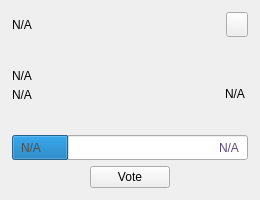
<?xml version="1.0" encoding="UTF-8"?>
<ui version="4.0">
 <class>ProposalCard</class>
 <widget class="QWidget" name="ProposalCard">
  <property name="geometry">
   <rect>
    <x>0</x>
    <y>0</y>
    <width>260</width>
    <height>200</height>
   </rect>
  </property>
  <property name="sizePolicy">
   <sizepolicy hsizetype="MinimumExpanding" vsizetype="MinimumExpanding">
    <horstretch>0</horstretch>
    <verstretch>0</verstretch>
   </sizepolicy>
  </property>
  <property name="minimumSize">
   <size>
    <width>260</width>
    <height>200</height>
   </size>
  </property>
  <property name="maximumSize">
   <size>
    <width>330</width>
    <height>200</height>
   </size>
  </property>
  <layout class="QVBoxLayout" name="verticalLayout_1">
   <property name="spacing">
    <number>0</number>
   </property>
   <property name="leftMargin">
    <number>0</number>
   </property>
   <property name="topMargin">
    <number>0</number>
   </property>
   <property name="rightMargin">
    <number>0</number>
   </property>
   <property name="bottomMargin">
    <number>0</number>
   </property>
   <item>
    <widget class="QWidget" name="card" native="true">
     <property name="sizePolicy">
      <sizepolicy hsizetype="Preferred" vsizetype="Minimum">
       <horstretch>0</horstretch>
       <verstretch>0</verstretch>
      </sizepolicy>
     </property>
     <property name="minimumSize">
      <size>
       <width>0</width>
       <height>200</height>
      </size>
     </property>
     <property name="styleSheet">
      <string notr="true"/>
     </property>
     <layout class="QVBoxLayout" name="verticalLayout_2" stretch="4,4,2,4">
      <property name="leftMargin">
       <number>12</number>
      </property>
      <property name="topMargin">
       <number>12</number>
      </property>
      <property name="rightMargin">
       <number>12</number>
      </property>
      <property name="bottomMargin">
       <number>12</number>
      </property>
      <item>
       <layout class="QHBoxLayout" name="horizontalLayout_1">
        <property name="spacing">
         <number>0</number>
        </property>
        <item>
         <widget class="QLabel" name="labelPropName">
          <property name="text">
           <string notr="true">N/A</string>
          </property>
         </widget>
        </item>
        <item>
         <spacer name="horizontalSpacer_1">
          <property name="orientation">
           <enum>Qt::Horizontal</enum>
          </property>
          <property name="sizeHint" stdset="0">
           <size>
            <width>40</width>
            <height>20</height>
           </size>
          </property>
         </spacer>
        </item>
        <item>
         <widget class="QPushButton" name="btnLink">
          <property name="sizePolicy">
           <sizepolicy hsizetype="Fixed" vsizetype="Fixed">
            <horstretch>0</horstretch>
            <verstretch>0</verstretch>
           </sizepolicy>
          </property>
          <property name="maximumSize">
           <size>
            <width>22</width>
            <height>25</height>
           </size>
          </property>
          <property name="cursor">
           <cursorShape>PointingHandCursor</cursorShape>
          </property>
          <property name="focusPolicy">
           <enum>Qt::NoFocus</enum>
          </property>
          <property name="text">
           <string/>
          </property>
         </widget>
        </item>
       </layout>
      </item>
      <item>
       <widget class="QWidget" name="widget" native="true">
        <layout class="QHBoxLayout" name="horizontalLayout_2">
         <property name="spacing">
          <number>0</number>
         </property>
         <property name="leftMargin">
          <number>0</number>
         </property>
         <property name="topMargin">
          <number>0</number>
         </property>
         <property name="rightMargin">
          <number>0</number>
         </property>
         <property name="bottomMargin">
          <number>0</number>
         </property>
         <item>
          <widget class="QWidget" name="containerAmount" native="true">
           <property name="sizePolicy">
            <sizepolicy hsizetype="Preferred" vsizetype="Fixed">
             <horstretch>0</horstretch>
             <verstretch>0</verstretch>
            </sizepolicy>
           </property>
           <layout class="QVBoxLayout" name="verticalLayout_3">
            <property name="spacing">
             <number>5</number>
            </property>
            <property name="sizeConstraint">
             <enum>QLayout::SetMinimumSize</enum>
            </property>
            <property name="leftMargin">
             <number>0</number>
            </property>
            <property name="topMargin">
             <number>0</number>
            </property>
            <property name="rightMargin">
             <number>0</number>
            </property>
            <property name="bottomMargin">
             <number>0</number>
            </property>
            <item alignment="Qt::AlignBottom">
             <widget class="QLabel" name="labelPropAmount">
              <property name="text">
               <string notr="true">N/A</string>
              </property>
             </widget>
            </item>
            <item>
             <widget class="QLabel" name="labelPropMonths">
              <property name="text">
               <string notr="true">N/A</string>
              </property>
             </widget>
            </item>
           </layout>
          </widget>
         </item>
         <item>
          <spacer name="horizontalSpacer_2">
           <property name="orientation">
            <enum>Qt::Horizontal</enum>
           </property>
           <property name="sizeHint" stdset="0">
            <size>
             <width>40</width>
             <height>20</height>
            </size>
           </property>
          </spacer>
         </item>
         <item alignment="Qt::AlignVCenter">
          <widget class="QLabel" name="labelStatus">
           <property name="styleSheet">
            <string notr="true">margin-top:16;</string>
           </property>
           <property name="text">
            <string notr="true">N/A</string>
           </property>
          </widget>
         </item>
        </layout>
       </widget>
      </item>
      <item>
       <widget class="QWidget" name="containerVotes" native="true">
        <property name="sizePolicy">
         <sizepolicy hsizetype="Preferred" vsizetype="Fixed">
          <horstretch>0</horstretch>
          <verstretch>0</verstretch>
         </sizepolicy>
        </property>
        <layout class="QGridLayout" name="gridLayout">
         <property name="leftMargin">
          <number>0</number>
         </property>
         <property name="topMargin">
          <number>0</number>
         </property>
         <property name="rightMargin">
          <number>0</number>
         </property>
         <property name="bottomMargin">
          <number>0</number>
         </property>
         <property name="spacing">
          <number>0</number>
         </property>
         <item row="0" column="0">
          <widget class="QProgressBar" name="votesBar">
           <property name="sizePolicy">
            <sizepolicy hsizetype="Expanding" vsizetype="Expanding">
             <horstretch>0</horstretch>
             <verstretch>0</verstretch>
            </sizepolicy>
           </property>
           <property name="minimumSize">
            <size>
             <width>0</width>
             <height>25</height>
            </size>
           </property>
           <property name="font">
            <font>
             <stylestrategy>NoAntialias</stylestrategy>
            </font>
           </property>
           <property name="value">
            <number>24</number>
           </property>
           <property name="textVisible">
            <bool>false</bool>
           </property>
          </widget>
         </item>
         <item row="0" column="0">
          <widget class="QWidget" name="containerText" native="true">
           <property name="minimumSize">
            <size>
             <width>0</width>
             <height>0</height>
            </size>
           </property>
           <layout class="QHBoxLayout" name="horizontalLayout_3">
            <property name="spacing">
             <number>0</number>
            </property>
            <property name="topMargin">
             <number>0</number>
            </property>
            <property name="bottomMargin">
             <number>0</number>
            </property>
            <item>
             <widget class="QLabel" name="labelNo">
              <property name="styleSheet">
               <string notr="true">color:#4D4D4D;</string>
              </property>
              <property name="text">
               <string notr="true">N/A</string>
              </property>
             </widget>
            </item>
            <item>
             <spacer name="horizontalSpacer_3">
              <property name="orientation">
               <enum>Qt::Horizontal</enum>
              </property>
              <property name="sizeHint" stdset="0">
               <size>
                <width>93</width>
                <height>20</height>
               </size>
              </property>
             </spacer>
            </item>
            <item>
             <widget class="QLabel" name="labelYes">
              <property name="styleSheet">
               <string notr="true">color:#5C4B7D;</string>
              </property>
              <property name="text">
               <string notr="true">N/A</string>
              </property>
             </widget>
            </item>
           </layout>
          </widget>
         </item>
        </layout>
       </widget>
      </item>
      <item>
       <layout class="QHBoxLayout" name="horizontalLayout_4">
        <item>
         <spacer name="horizontalSpacer_4">
          <property name="orientation">
           <enum>Qt::Horizontal</enum>
          </property>
          <property name="sizeHint" stdset="0">
           <size>
            <width>40</width>
            <height>20</height>
           </size>
          </property>
         </spacer>
        </item>
        <item>
         <widget class="QPushButton" name="btnVote">
          <property name="minimumSize">
           <size>
            <width>80</width>
            <height>0</height>
           </size>
          </property>
          <property name="focusPolicy">
           <enum>Qt::NoFocus</enum>
          </property>
          <property name="styleSheet">
           <string notr="true"/>
          </property>
          <property name="text">
           <string>Vote</string>
          </property>
         </widget>
        </item>
        <item>
         <spacer name="horizontalSpacer_5">
          <property name="orientation">
           <enum>Qt::Horizontal</enum>
          </property>
          <property name="sizeHint" stdset="0">
           <size>
            <width>40</width>
            <height>20</height>
           </size>
          </property>
         </spacer>
        </item>
       </layout>
      </item>
     </layout>
    </widget>
   </item>
  </layout>
 </widget>
 <resources/>
 <connections/>
</ui>
